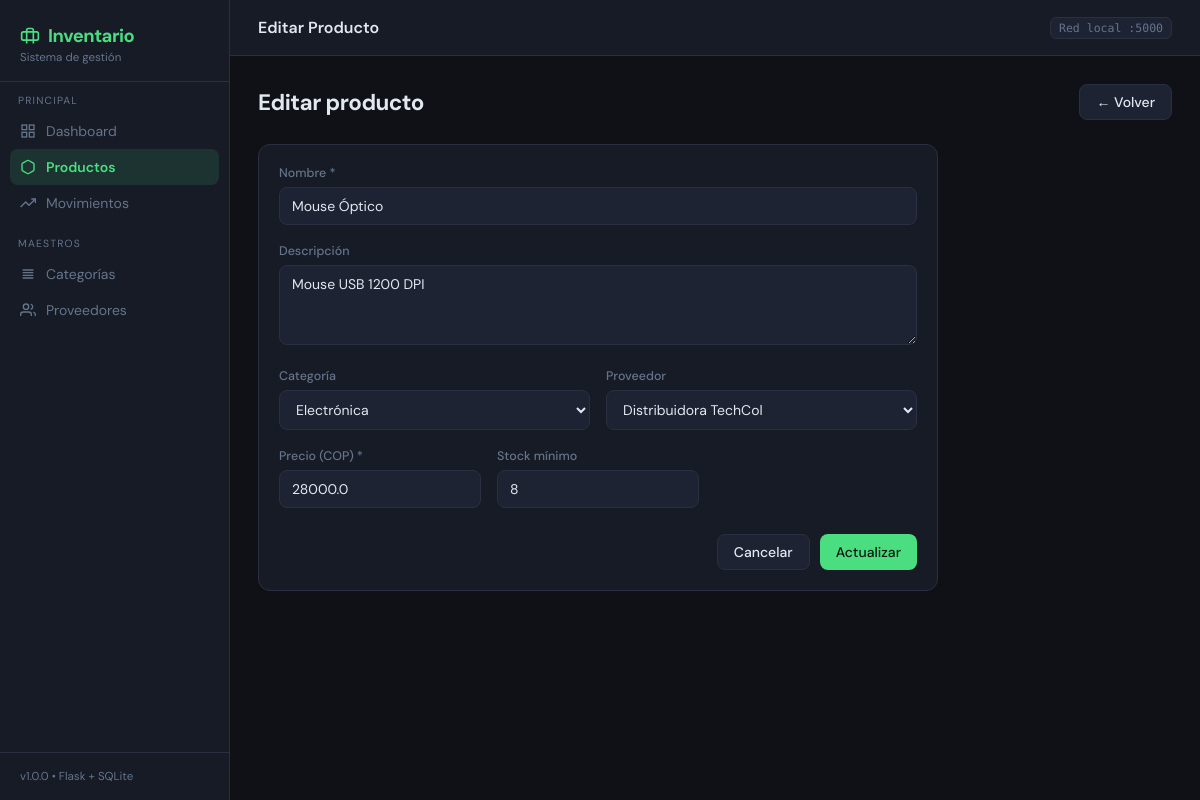
The app's page /productos/2/editar with its own data.
### app.py (models this page shows, shortened)
class Producto(Base):
    __tablename__ = "productos"
    id           = Column(Integer, primary_key=True, autoincrement=True)
    nombre       = Column(String(150), nullable=False)
    descripcion  = Column(String(300))
    categoria_id = Column(Integer, ForeignKey("categorias.id"), nullable=True)
    proveedor_id = Column(Integer, ForeignKey("proveedores.id"), nullable=True)
    cantidad     = Column(Integer, default=0, nullable=False)
    precio       = Column(Float, nullable=False)
    stock_minimo = Column(Integer, default=5)
    creado_en    = Column(DateTime, default=func.now())
    actualizado  = Column(DateTime, default=func.now(), onupdate=func.now())
    cat_rel  = relationship("Categoria", back_populates="productos")
    prov_rel = relationship("Proveedor", back_populates="productos")

class Categoria(Base):
    __tablename__ = "categorias"
    id     = Column(Integer, primary_key=True, autoincrement=True)
    nombre = Column(String(80), nullable=False, unique=True)
    productos = relationship("Producto", back_populates="cat_rel", cascade="all, delete-orphan")

class Proveedor(Base):
    __tablename__ = "proveedores"
    id       = Column(Integer, primary_key=True, autoincrement=True)
    nombre   = Column(String(120), nullable=False)
    contacto = Column(String(120))
    telefono = Column(String(30))
    email    = Column(String(120))
    productos = relationship("Producto", back_populates="prov_rel")

### app.py (the view, shortened to what this page needs)
@app.route("/productos/<int:pid>/editar", methods=["GET", "POST"])
def producto_editar(pid):
    db = get_session()
    try:
        p = db.query(Producto).get(pid)
        if not p:
            flash("Producto no encontrado.", "danger")
            return redirect(url_for("productos"))
        categorias = db.query(Categoria).order_by(Categoria.nombre).all()
        proveedores= db.query(Proveedor).order_by(Proveedor.nombre).all()
        return render_template("producto_form.html",
            producto=p, categorias=categorias, proveedores=proveedores)
    finally:
        db.close()

### app.py (called while the page is built)
def get_session():
    return Session()

### templates/producto_form.html (shortened to what this page needs)
{% extends "base.html" %}
{% block topbar_title %}{{ 'Editar' if producto else 'Nuevo' }} Producto{% endblock %}
{% block content %}
<div class="page-header">
  <h1>{{ 'Editar producto' if producto else 'Nuevo producto' }}</h1>
  <a href="{{ url_for('productos') }}" class="btn btn-secondary">← Volver</a>
</div>
<div class="card" style="max-width:680px;">
  <div class="card-body">
    <form method="post">
      <div class="form-group">
        <label>Nombre *</label>
        <input type="text" name="nombre" required value="{{ producto.nombre if producto else '' }}">
      </div>
      <div class="form-group">
        <label>Descripción</label>
        <textarea name="descripcion">{{ producto.descripcion if producto else '' }}</textarea>
      </div>
      <div class="form-row">
        <div class="form-group">
          <label>Categoría</label>
          <select name="categoria_id">
            {% for c in categorias %}
              <option value="{{ c.id }}"
                {% if producto and producto.categoria_id == c.id %}selected{% endif %}>
                {{ c.nombre }}
              </option>
            {% endfor %}
          </select>
        </div>
        <div class="form-group">
          <label>Proveedor</label>
          <select name="proveedor_id">
            {% for p in proveedores %}
              <option value="{{ p.id }}"
                {% if producto and producto.proveedor_id == p.id %}selected{% endif %}>
                {{ p.nombre }}
              </option>
            {% endfor %}
          </select>
        </div>
      </div>
      <div class="form-row-3">
        <div class="form-group">
          <label>Precio (COP) *</label>
          <input type="number" name="precio" step="100" required
                 value="{{ producto.precio if producto else '' }}">
        </div>
        <div class="form-group">
          <label>Stock mínimo</label>
          <input type="number" name="stock_minimo" min="0"
                 value="{{ producto.stock_minimo if producto else 5 }}">
        </div>
      </div>
      <div style="display:flex; gap:10px; justify-content:flex-end; margin-top:8px;">
        <a href="{{ url_for('productos') }}" class="btn btn-secondary">Cancelar</a>
        <button type="submit" class="btn btn-primary">
          {{ 'Actualizar' if producto else 'Crear producto' }}
        </button>
      </div>
    </form>
  </div>
</div>
{% endblock %}

### templates/base.html (style rules this page uses)
:root { --bg: #0f1117; --bg2: #171b26; --bg3: #1e2333; --border: #2a2f42; --accent: #4ade80; --accent2: #22d3ee; --warn: #fb923c; --danger: #f87171; --text: #e2e8f0; --muted: #64748b; --sidebar-w: 230px; }
*, *::before, *::after { box-sizing: border-box; margin: 0; padding: 0; }
body { font-family: 'DM Sans', sans-serif; background: var(--bg); color: var(--text); min-height: 100vh; display: flex; }
.card { background: var(--bg2); border: 1px solid var(--border); border-radius: 12px; overflow: hidden; }
.card-body { padding: 20px; }
.btn { display: inline-flex; align-items: center; gap: 6px; padding: 8px 16px; border-radius: 8px; border: none; font-size: 0.875rem; font-weight: 500; cursor: pointer; text-decoration: none; transition: all 0.15s; font-family: inherit; }
.btn-primary { background: var(--accent); color: #0a1a0f; }
.btn-secondary { background: var(--bg3); color: var(--text); border: 1px solid var(--border); }
.form-group { margin-bottom: 18px; }
label { display: block; font-size: 0.78rem; color: var(--muted); margin-bottom: 6px; font-weight: 500; }
input, select, textarea { width: 100%; background: var(--bg3); border: 1px solid var(--border); border-radius: 8px; color: var(--text); font-family: inherit; font-size: 0.875rem; padding: 9px 12px; transition: border-color 0.15s; }
textarea { resize: vertical; min-height: 80px; }
.form-row { display: grid; grid-template-columns: 1fr 1fr; gap: 16px; }
.form-row-3 { display: grid; grid-template-columns: 1fr 1fr 1fr; gap: 16px; }
.page-header { display: flex; align-items: center; justify-content: space-between; margin-bottom: 24px; }
.page-header h1 { font-size: 1.4rem; font-weight: 700; letter-spacing: -0.5px; }

### records on screen
Producto: nombre "Mouse Óptico", descripcion "Mouse USB 1200 DPI", categoria_id "Electrónica", proveedor_id "Distribuidora TechCol", precio "28000.0", stock_minimo "8"

### other values on screen
{{ 'Editar' if producto else 'Nuevo' }} "Editar"
{{ 'Editar producto' if producto else 'Nuevo producto' }} "Editar producto"
{{ 'Actualizar' if producto else 'Crear producto' }} "Actualizar"
